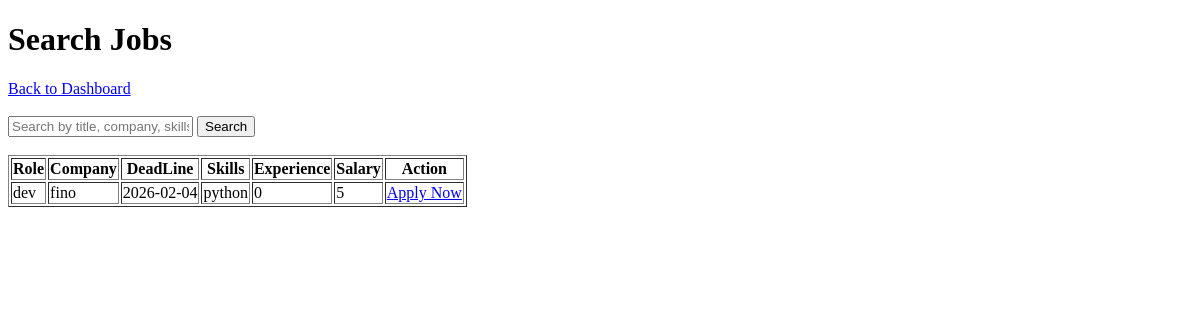
The page /student/jobs (signed in) on the database as committed earlier.
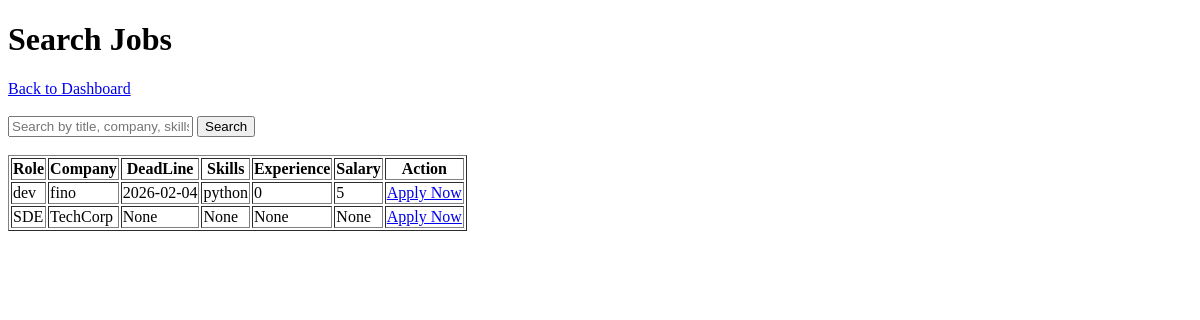
The same page on the database as committed later.
### models.py (models this page shows)
class JobPosition(db.Model):
    id = db.Column(db.Integer, primary_key=True)
    company_id = db.Column(db.Integer, db.ForeignKey("company.id"), nullable=False)
    title = db.Column(db.String(100), nullable=False)
    description = db.Column(db.Text)
    eligibility = db.Column(db.String(200))
    deadline = db.Column(db.Date)
    skills = db.Column(db.String(200))
    experience = db.Column(db.String(50))
    salary = db.Column(db.String(50))
    status = db.Column(db.String(20), default="Pending")
    applications = db.relationship("Application", backref="job_position", lazy=True)

class Company(db.Model):
    id = db.Column(db.Integer, primary_key=True)
    name = db.Column(db.String(100), nullable=False)
    email = db.Column(db.String(100), unique=True, nullable=False)
    password = db.Column(db.String(200), nullable=False)
    website = db.Column(db.String(200))
    hr_contact = db.Column(db.String(20))
    is_approved = db.Column(db.Boolean, default=False)
    is_blacklisted = db.Column(db.Boolean, default=False)
    created_at = db.Column(db.DateTime, default=datetime.utcnow)
    job_positions = db.relationship("JobPosition", backref="company", lazy=True)

### app.py (the view)
    @app.route("/student/jobs")
    @login_required("student")
    def student_jobs():
        search = request.args.get("search", "")
        query = JobPosition.query.filter_by(status="Approved")
        if search:
            query = query.join(Company).filter(
                (JobPosition.title.ilike(f"%{search}%")) |
                (Company.name.ilike(f"%{search}%")) |
                (JobPosition.skills.ilike(f"%{search}%"))
            )
        jobs = query.all()
        return render_template("student/jobs.html", jobs=jobs)

### templates/student/jobs.html (shortened to what this page needs)
<!DOCTYPE html>
<html>
<head>
</head>
<body>
    <h1>Search Jobs</h1>
    <a href="{{ url_for('student_dashboard') }}">Back to Dashboard</a>
    <br><br>
    <form method="GET">
        <input type="text" name="search" placeholder="Search by title, company, skills...">
        <button type="submit">Search</button>
    </form>
    <br>
    <table border="1">
        <tr>
            <th>Role</th>
            <th>Company</th>
            <th>DeadLine</th>
            <th>Skills</th>
            <th>Experience</th>
            <th>Salary</th>
            <th>Action</th>
        </tr>
        {% for job in jobs %}
        <tr>
            <td>{{ job.title }}</td>
            <td>{{ job.company.name }}</td>
            <td>{{ job.deadline }}</td>
            <td>{{ job.skills }}</td>
            <td>{{ job.experience }}</td>
            <td>{{ job.salary }}</td>
            <td>
                <a href="{{ url_for('apply_job', job_id=job.id) }}">Apply Now</a>
            </td>
        </tr>
        {% else %}
        <tr>
            <td colspan="7">No active jobs found.</td>
        </tr>
        {% endfor %}
    </table>
</body>
</html>

Rows that differ between the two databases and show on the page:
added JobPosition: title "SDE", company.name "TechCorp", deadline "None", skills "None", experience "None", salary "None"
